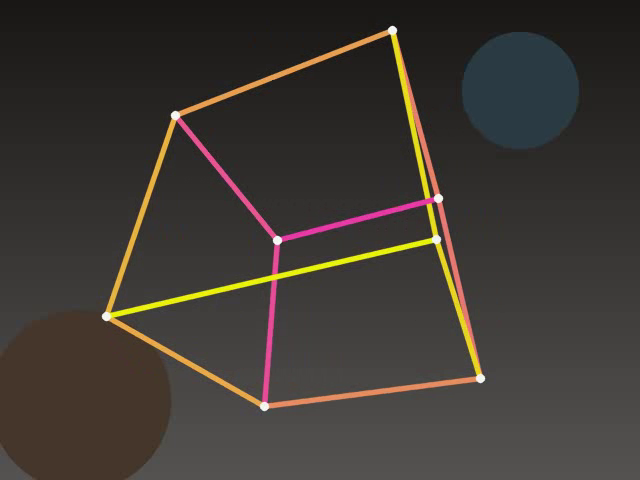
//> input picture frame 9 of lessons/opencv/素材/cube.mp4, 640 x 480 px
$ ./5-2   (built with g++ and OpenCV 4)
//> lines starting //> are read from the running program, lines starting //| are printed output that depends on the picture
#include <iomanip>
#include <iostream>

#include <opencv2/core.hpp>
#include <opencv2/imgproc.hpp>
#include <opencv2/imgcodecs.hpp>
#include <opencv2/videoio.hpp>

int main() {
    cv::VideoCapture cap("../素材/cube.mp4", cv::CAP_ANY);
    if (!cap.isOpened()) {
        std::cout << "无法打开视频" << '\n';
        return 1;
    }

    const bool set_width = cap.set(cv::CAP_PROP_FRAME_WIDTH, 320);
    const bool set_height = cap.set(cv::CAP_PROP_FRAME_HEIGHT, 240);
    const bool set_fps = cap.set(cv::CAP_PROP_FPS, 15);
    std::cout << "set=" << set_width << "/" << set_height << "/" << set_fps
              << " actual=" << cvRound(cap.get(cv::CAP_PROP_FRAME_WIDTH))
              << "x" << cvRound(cap.get(cv::CAP_PROP_FRAME_HEIGHT))
              << " fps=" << std::fixed << std::setprecision(2)
              << cap.get(cv::CAP_PROP_FPS) << '\n';

    cap.set(cv::CAP_PROP_POS_FRAMES, 20);
    cv::Mat frame;
    cap >> frame;
//> frame is the input picture: 480 rows x 640 cols, CV_8UC3; mean B, G, R 51.2, 56.4, 61.6
    if (frame.empty()) {
        std::cout << "读取失败" << '\n';
        return 1;
    }

    cv::Mat mirrored;
    cv::flip(frame, mirrored, 1);
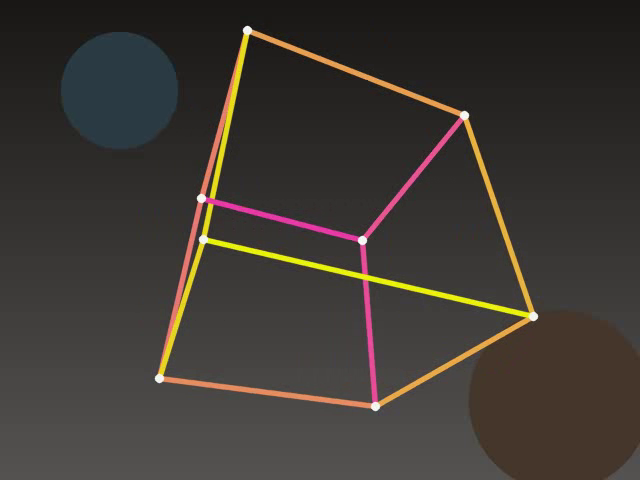
//> mirrored: 480 rows x 640 cols, CV_8UC3; mean B, G, R 51.2, 56.4, 61.6
    const cv::Vec3b left = frame.at<cv::Vec3b>(100, 100);
//> left = [33, 35, 37]
    const cv::Vec3b right = mirrored.at<cv::Vec3b>(100, 539);
//> right = [33, 35, 37]
    std::cout << "pos=" << cvRound(cap.get(cv::CAP_PROP_POS_FRAMES))
              << " size=" << frame.cols << "x" << frame.rows << '\n';
//| pos=10 size=640x480
    std::cout << "original(100,100)=(" << static_cast<int>(left[0]) << ","
              << static_cast<int>(left[1]) << ","
              << static_cast<int>(left[2]) << ")"
              << " mirrored(100,539)=(" << static_cast<int>(right[0]) << ","
              << static_cast<int>(right[1]) << ","
              << static_cast<int>(right[2]) << ")" << '\n';
//| original(100,100)=(33,35,37) mirrored(100,539)=(33,35,37)

    const bool saved = cv::imwrite("out_ex_5_2.png", mirrored);
    std::cout << "saved out_ex_5_2.png: " << (saved ? "yes" : "no") << '\n';
//| saved out_ex_5_2.png: yes
    return 0;
}

$ run again, starting later in the video
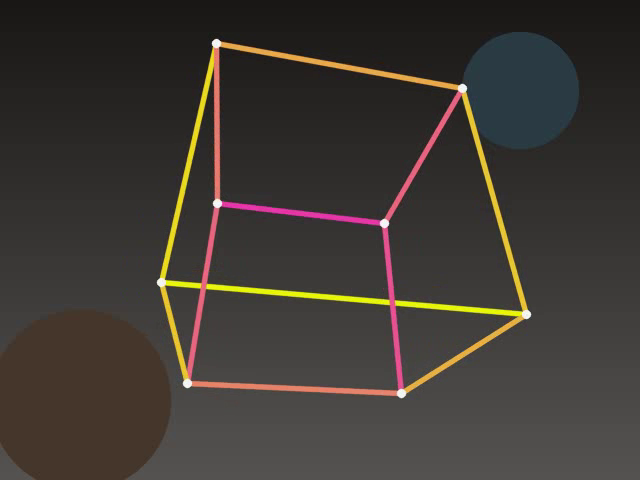
//> input picture frame 40 of lessons/opencv/素材/cube.mp4, 640 x 480 px
//> frame is the input picture: 480 rows x 640 cols, CV_8UC3; mean B, G, R 51.2, 56.5, 61.9
//> `cv::flip(frame, mirrored, 1);`:
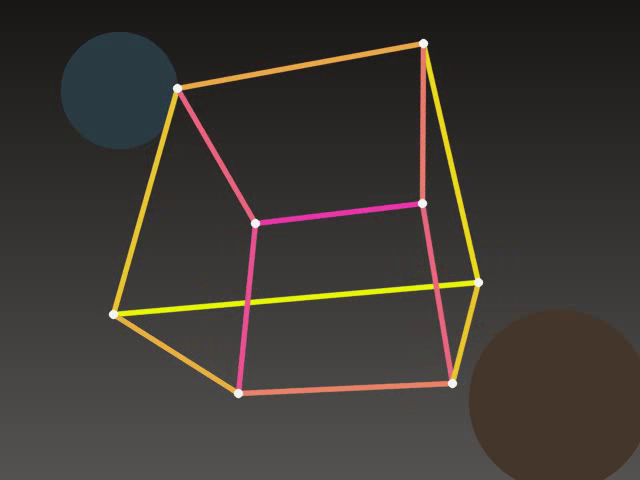
//> mirrored: 480 rows x 640 cols, CV_8UC3; mean B, G, R 51.2, 56.5, 61.9
//> left = [33, 35, 37]
//| pos=41 size=640x480
//| original(100,100)=(33,35,37) mirrored(100,539)=(33,35,37)
//| saved out_ex_5_2.png: yes

$ run again, starting later in the video
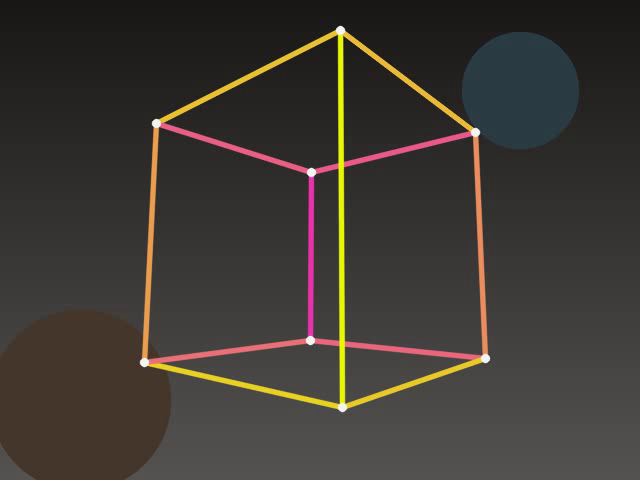
//> input picture frame 72 of lessons/opencv/素材/cube.mp4, 640 x 480 px
//> frame is the input picture: 480 rows x 640 cols, CV_8UC3; mean B, G, R 51.3, 56.6, 61.9
//> `cv::flip(frame, mirrored, 1);`:
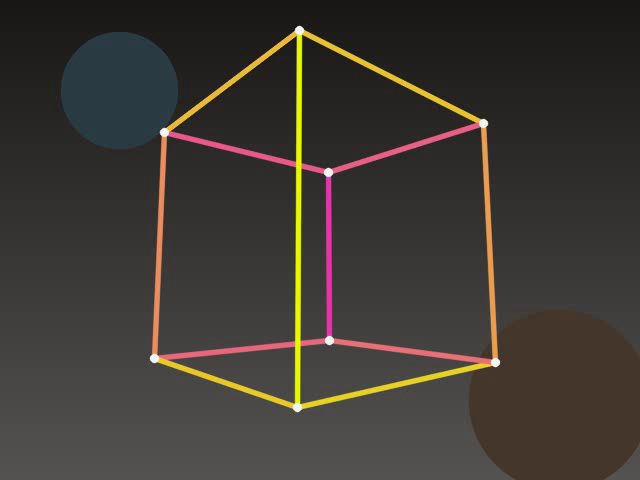
//> mirrored: 480 rows x 640 cols, CV_8UC3; mean B, G, R 51.3, 56.6, 61.9
//> left = [33, 35, 37]
//| pos=73 size=640x480
//| original(100,100)=(33,35,37) mirrored(100,539)=(33,35,37)
//| saved out_ex_5_2.png: yes
